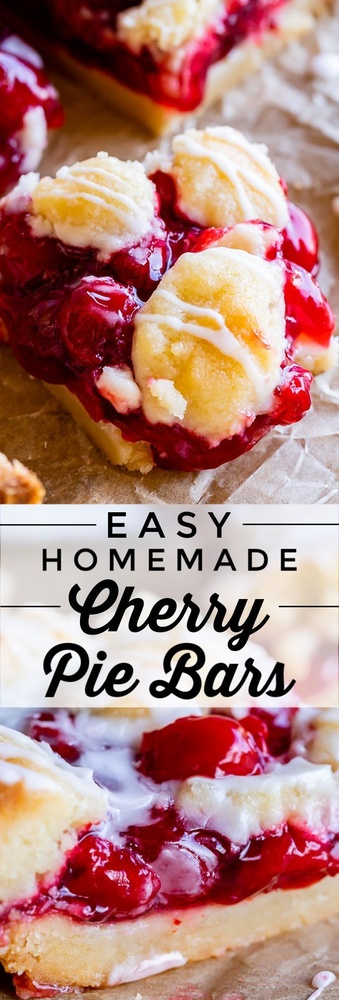
#> input picture Wonwhoo/cherry_image/1.jpg, 339 x 1000 px, shrunk from 652 x 1923 before the run, found by its file name
$ python matplotlib_to_pdf_practice.py
#> lines starting #> are read from the running program, lines starting #| are printed output that depends on the picture
# -*- coding: utf-8 -*-

#for calculation
import numpy as np
#image
import matplotlib.image as img

#for graph printout
import matplotlib.pyplot as plt

#for graph table
import pandas as pd

def matrixMult(A):
    row=len(A)
    col=len(A[0])

    B = [[0 for row in range(row)]for col in range(col)]

    for i in range(row):
        for j in range(col):
            B[j][i]=A[i][j]
    return B


"""
#for saving in pdf format
from matplotlib.backends.backend_pdf import PdfPages
pp = PdfPages('multipage.pdf')
plt.savefig(pp, format='pdf')
pp.savefig()
pp.close()
"""

#a4 용지 크기는 8.27 inch x 11.69 inch
fig = plt.figure(figsize=(8.27,11.69))
#fig = plt.figure()

plt.title('Benchmark Result',loc = 'left', pad = 30, fontsize = 25)
plt.axis('off')

plt.subplots_adjust(left=0.125, bottom=0.2,  right=0.9, top=0.9, wspace=0.2, hspace=0.35)

img1 = img.imread('Wonwhoo/cherry_image/1.jpg')
#> img1 is the input picture: shape (1000, 339, 3); mean R, G, B 178.6, 132.7, 125.8
axis1 = fig.add_subplot(4,3,1)
axis1.imshow(img1)
axis1.set_title('Succeded Adversarial Examples', loc = 'left', pad = 10)

img2 = img.imread('Wonwhoo/cherry_image/1.jpg')
axis2 = fig.add_subplot(4,3,2)
axis2.imshow(img2)


img4 = img.imread('Wonwhoo/cherry_image/2.jpg')
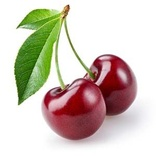
#> input picture Wonwhoo/cherry_image/2.jpg, 156 x 156 px, shrunk from 300 x 300 before the run, found by its file name
#> img4 is the input picture: shape (156, 156, 3); mean R, G, B 209.5, 199.2, 188.1
axis4 = fig.add_subplot(4,3,4)
axis4.imshow(img4)

img5 = img.imread('Wonwhoo/cherry_image/2.jpg')
axis5 = fig.add_subplot(4,3,5)
axis5.imshow(img5)

img7 = img.imread('Wonwhoo/cherry_image/1.jpg')
axis7 = fig.add_subplot(4,3,7)
axis7.imshow(img7)

img8 = img.imread('Wonwhoo/cherry_image/1.jpg')
axis8 = fig.add_subplot(4,3,8)
axis8.imshow(img8)

img10 = img.imread('Wonwhoo/cherry_image/2.jpg')
axis10 = fig.add_subplot(4,3,10)
axis10.imshow(img10)

img11 = img.imread('Wonwhoo/cherry_image/2.jpg')
axis11 = fig.add_subplot(4,3,11)
axis11.imshow(img11)

#adversarial attack result table
axis6 = fig.add_subplot(4,3,6)
axis6.axis('off')
data = [['0.9', '0.4', '0.3'],['0.4', '0.2', '0.1'],['0.8', '0.4', '0.4'],['0.4', '0.4', '0.2']]
data_float = [[0.9, 0.4, 0.3],[0.4, 0.2, 0.1],[0.8, 0.4, 0.4],[0.4, 0.4, 0.2]]
columns = ("Best Case", "Average Case", "Worst Case")
rows = ("FGSM", "PGD", "CW", "DF")

table = axis6.table(
    cellText = data,
    rowLabels= rows,
    colLabels= columns,
    colWidths = [0.5 for x in columns],
    cellLoc='left',
    loc = 'center'
)
data_graph = matrixMult(data_float)
#adversarial attack result graph
axis3 = fig.add_subplot(4,3,3)
axis3.set_title('Attack Results with graph', loc = 'left', pad = 10)
axis3.set_xlabel('FGSM  PGD    CW   DF')
for i in range (0,3):
    axis3.plot(data_graph[i])
axis3.legend(['Best Case', 'Average Case', 'Worst Case'])


axis9 = fig.add_subplot(4,3,9)
axis9.set_title('Advise for model robustness', loc = 'left', pad = 10)
axis9.text(0,0,'Your model is significantly weak\nagainst CW L2 attack, and DeepFool\nattack, But relatively robust against\nFGSM attack, and JSMA attack.\n\nThis weakness can be caused from\n setting hyper parameters, maybe\ninput bias, or input capacity.\n\n',fontsize = 10)
axis9.axis('off')

axis12 = fig.add_subplot(4,3,12)
axis12.text(0,0,'If you think none of this are your\n issues, we recommend adversarial\ntraining with provided our adversarial\nexamples.\n\nTry again with adversarilly trained\nmodel and check out the result.\n\nSee more info in the attached papers.\n\n',fontsize = 10)
axis12.axis('off')

plt.show()
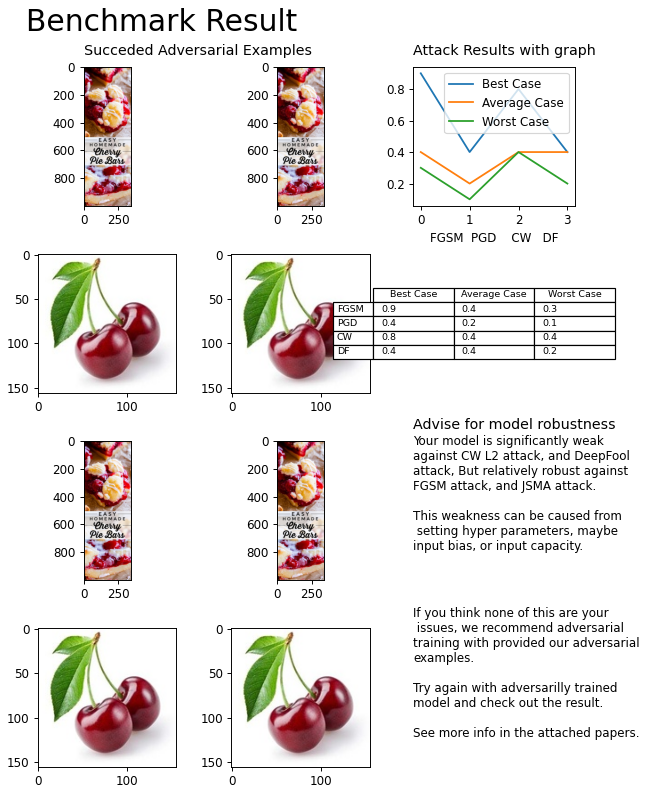
#> figure drawn by matplotlib, 9 panels

#fig.savefig('multipleplots.pdf')
